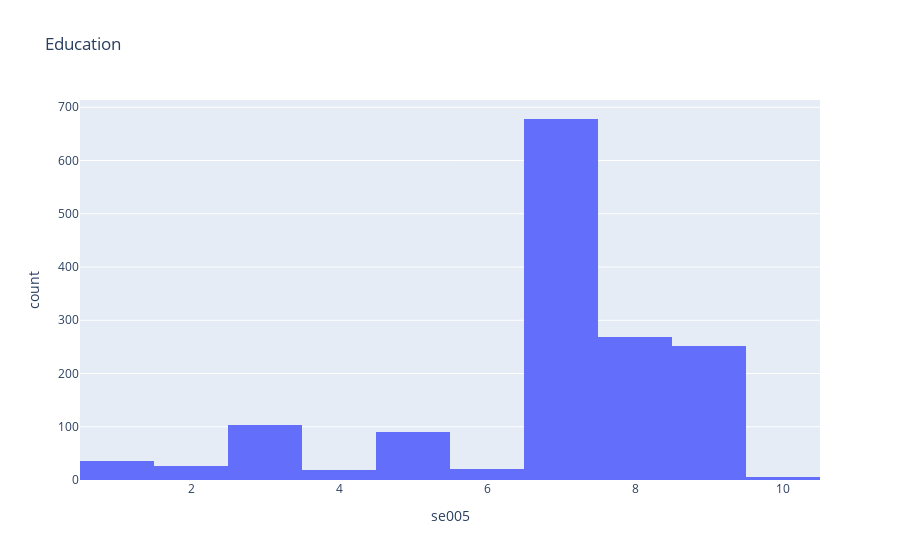

Notebook code cell kept with this figure:
### Code cell
px.histogram(df_taiwan, "se005", title="Education")

### Figure 1 — Plotly figure (JSON) as saved in the notebook; plotly's stock layout.template omitted (floating-point values rounded to 4 significant figures; data arrays with more than 128 entries replaced by an {"elided": "..."} marker saying what was removed)
{"data": [{"alignmentgroup": "True", "bingroup": "x", "hovertemplate": "se005=%{x}<br>count=%{y}<extra></extra>", "legendgroup": "", "marker": {"color": "#636efa"}, "name": "", "offsetgroup": "", "orientation": "v", "showlegend": false, "type": "histogram", "x": {"elided": "1500 int values"}, "xaxis": "x", "yaxis": "y"}], "layout": {"barmode": "relative", "legend": {"tracegroupgap": 0}, "title": {"text": "Education"}, "xaxis": {"anchor": "y", "domain": [0, 1], "title": {"text": "se005"}}, "yaxis": {"anchor": "x", "domain": [0, 1], "title": {"text": "count"}}}}
